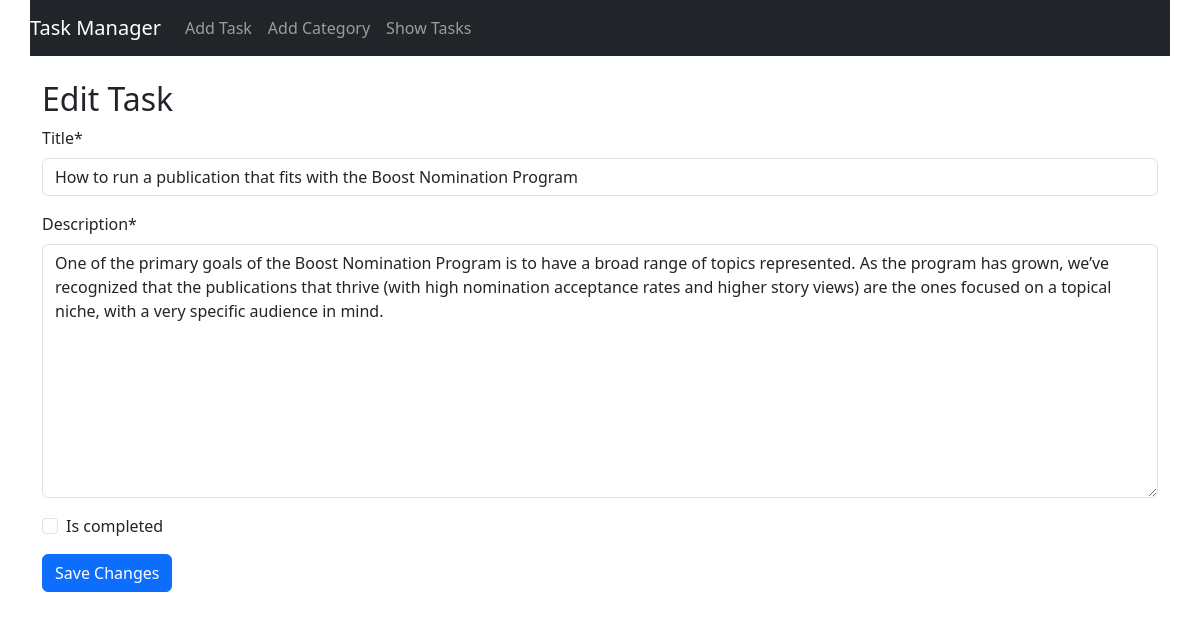
The page /edit/3/ on the database its author committed.
### task/models.py (models this page shows, shortened)
class TaskModel(models.Model):
    title = models.CharField(max_length=200)
    description = models.TextField()
    is_completed = models.BooleanField(default=False)
    task_assign_date = models.DateTimeField(auto_now_add=True)

### task/views.py (the view)
# urls.py: path('edit/<int:id>/', views.edit_task, name='edit_task'),
def edit_task(request, id):
    task = TaskModel.objects.get(id=id)
    task_form = TaskForm(instance=task)
    if request.method == 'POST':
        task_form = TaskForm(request.POST, instance=task)
        if task_form.is_valid():
            task_form.save()
            return redirect('show_tasks')
    return render(request, './task/edit_task.html', {'form': task_form})

### task/forms.py
class TaskForm(forms.ModelForm):
    class Meta:
        model = TaskModel
        fields = '__all__'

### task/templates/task/edit_task.html (shortened to what this page needs)
{% extends 'base.html' %}
{% load crispy_forms_tags %}
{% block content %}
    <h2>Edit Task</h2>
    <form method="post">
        {{ form|crispy }}
        <button type="submit" class="btn btn-primary">Save Changes</button>
    </form>
{% endblock %}

### rows shown on the page
TaskModel: title "How to run a publication that fits with the Boost Nomination Program", description "One of the primary goals of the Boost Nomination Program is to have a broad range of topics represented. As the program has grown, we’ve recognized that the publications that thrive (with high nomination acceptance rates and higher story views) are the ones focused on a topical niche, with a very specific audience in mind."
